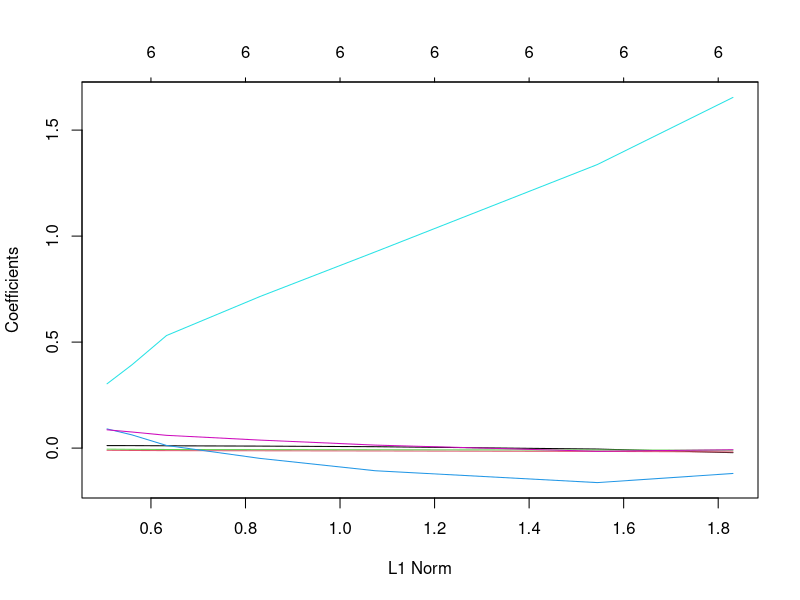

Write the R code that produced this figure.
library(glmnet)

longley.y <- longley[, "Employed"]
longley.X <- data.matrix(longley[, c(2:6,1)])

lambda <- c(0, 0.001, 0.005, 0.01, 0.02, 0.04, 0.08)
lambdaf <- c(expression(~widehat(beta)^OLS), lambda[-1])
gridge <- glmnet(longley.X, longley.y, alpha=0, lambda=lambda)
gridge

coef(gridge)

plot(gridge)
